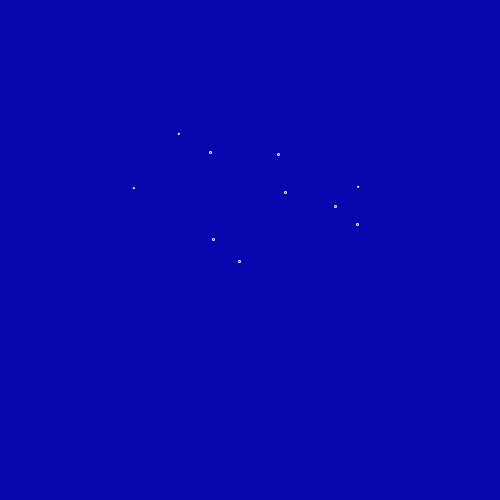
Frame 1 (no input)
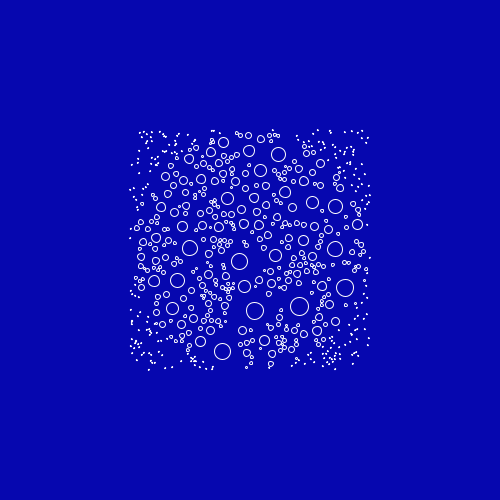
Frame 60 (the mouse pressed at the canvas centre just before this capture)
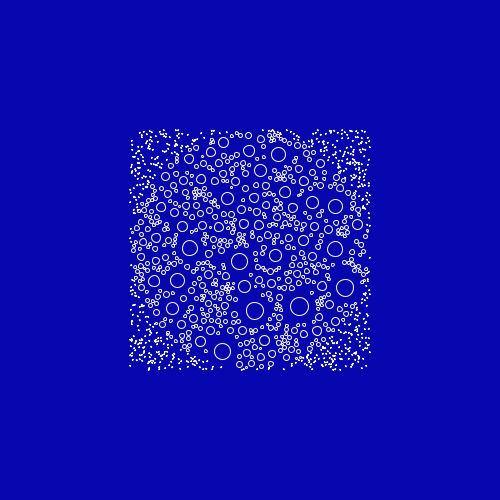
Frame 120 (the mouse held since frame 60 and released just before this capture)

The Processing sketch that drew these frames (run headless with seeded random() and noise(); from frame 60 on, the mouse is pressed at the canvas centre):

// Processing sketch: sketch_09052017
// ── sketch_09052017.pde
ArrayList<Circle> circle;
int max = 120;

void setup(){
  size(500,500);
  smooth();
  circle = new ArrayList<Circle>();
}

void draw(){
  background(6,7,175);
  translate(width/2, height/2);
  int total = 10;
  int count = 0;
  int attempts = 0;
  
  while (count < total){
    Circle newC = newCircle();
    if(newC != null){
      circle.add(newC);
      count++;
    }
    attempts++;
    if(attempts >120){
      noLoop();
      break;
    }
  }
  
  for(Circle c : circle){
    if(c.growing){
      if(c.edges()){
        c.growing = false;
      }else{
        for(Circle other : circle){
          if(c != other){
          float d = dist(c.position.x, c.position.y, other.position.x, other.position.y);
            if(d+2 < c.r + other.r){
              c.growing = false;
              break;
            }
          }
        }
      }
    }
    c.grow();
    c.show();
  }
}

Circle newCircle(){
  
  float x = random(-max,max);
  float y = random(-max,max);
  boolean valid = true;
  for(Circle c : circle){
    float d = dist(x,y,c.position.x,c.position.y);
    if(d<c.r){
      valid = false;
      break;
    }
  }
  if(valid){
    return new Circle(x,y);
  }else{
    return null;
  }
}
// ── Circle.pde
class Circle{
  PVector position;
  PVector limit = new PVector(0,0);
  float r;
  boolean growing = true;
  float d;
  
  Circle(float _x, float _y){
    position = new PVector(_x, _y);
    r = 1;
  }
  
  void grow(){
    if(growing){
    r = r + 1;
    }
  }
  
  boolean edges(){
    d = PVector.dist(position,limit);
    return(r+d>max || r+d<-max || r+d>max || r+d<-max );
  }
  
  void show(){
    stroke(255);
    strokeWeight(1);
    noFill();
    ellipse(position.x,position.y,r,r);
  }
}
